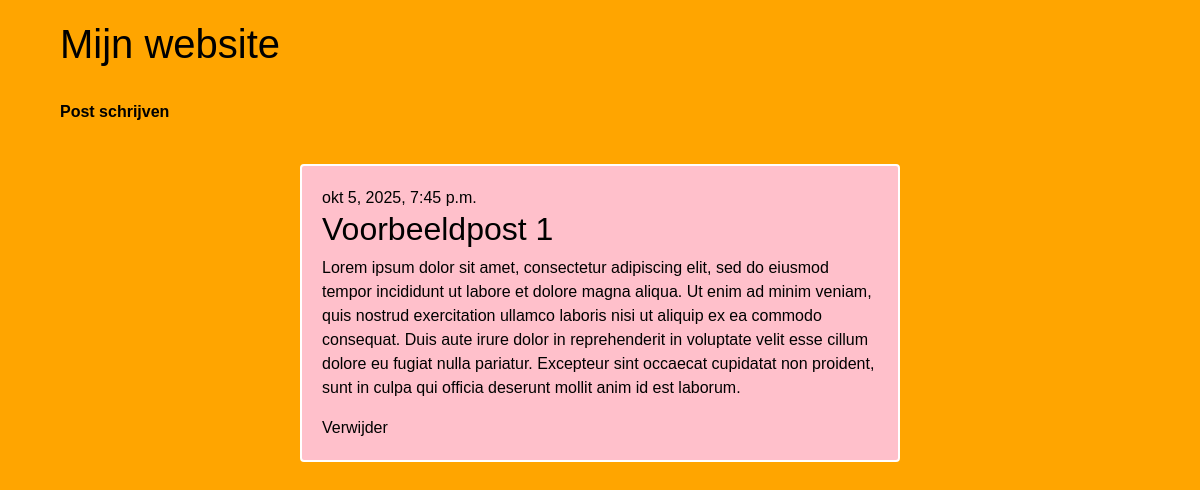
The page /post/10/ on the database its author committed.
### blog/models.py (models this page shows, shortened)
class Post(models.Model):
    title = models.CharField(max_length=200)
    text = models.TextField()
    created_date = models.DateTimeField(default=timezone.now)
    published_date = models.DateTimeField(blank=True, null=True)

### blog/views.py (the view)
# urls.py: path('post/<int:pk>/', views.post_detail, name='post_inhoud'),
def post_detail(request, pk):
  post = get_object_or_404(Post, pk=pk)
  return render(request, 'blog/post_inhoud.html', {'post': post})

### blog/templates/blog/post_inhoud.html (shortened to what this page needs)
{% extends 'blog/base.html' %}
{% block inhoud %}
<article class="post">
{% if post.published_date %}
<time class="date">
{{ post.published_date }}
</time>
{% endif %}
<h2>{{ post.title }}</h2>
<p>{{ post.text|linebreaksbr }}</p>
<a href="{% url 'delete' post.id %}">Verwijder</a>
</article>
{% endblock %}

### blog/static/css/stijl.css (style rules this page uses)
body { background-color: orange; font-family: Arial, sans-serif; color: black; margin: 0; padding: 0; }
.post { background-color: pink; border: 2px solid #fff; padding: 20px; margin: 20px auto; width: 600px; border-radius: 4px; }
a { color: black; text-decoration: none; }

### rows shown on the page
Post: published_date "okt 5, 2025, 7:45 p.m.", title "Voorbeeldpost 1", text "Lorem ipsum dolor sit amet, consectetur adipiscing elit, sed do eiusmod tempor incididunt ut labore et dolore magna aliqua. Ut enim ad minim veniam, quis nostrud exercitation ullamco laboris nisi ut aliquip ex ea commodo consequat. Duis aute irure dolor in reprehenderit in voluptate velit esse cillum dolore eu fugiat nulla pariatur. Excepteur sint occaecat cupidatat non proident, sunt in culpa qui officia deserunt mollit anim id est laborum."
